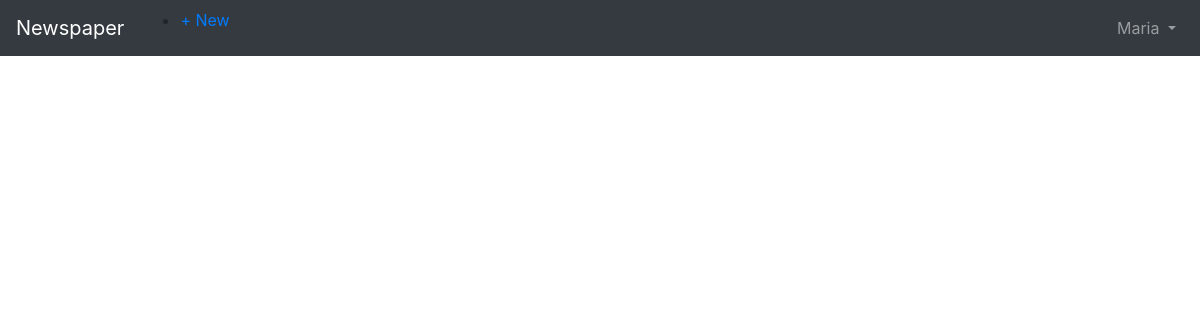
/articles/ (signed in), run on an earlier commit of the app's database.
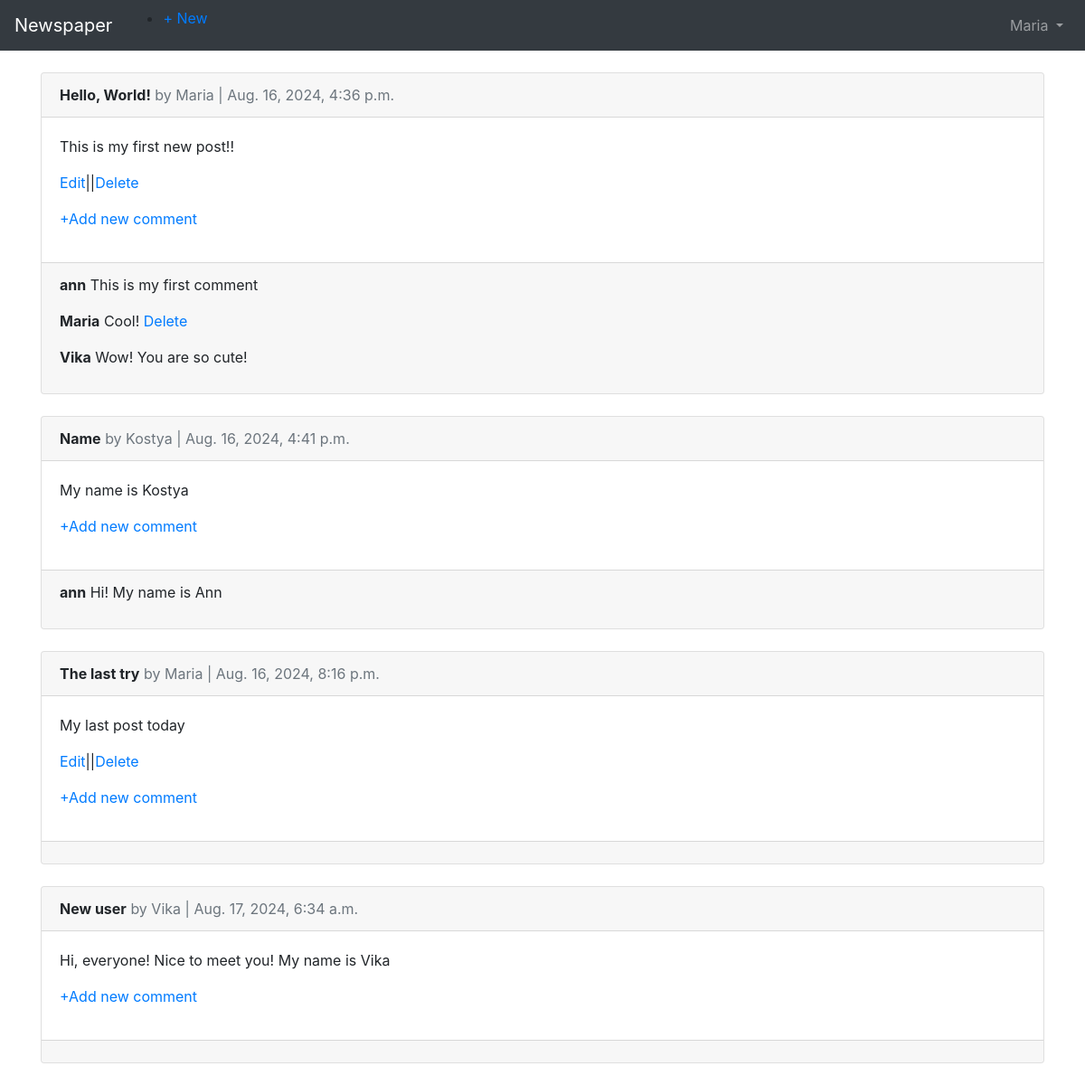
And on a later commit of the database.
### users/models.py (models this page shows)
class CustomUser(AbstractUser):
    age=models.PositiveIntegerField(default=0)

### articles/models.py (models this page shows, shortened)
class Article(models.Model):
    title= models.CharField(max_length=255)
    body= models.TextField()
    date= models.DateTimeField(auto_now_add=True)
    author=models.ForeignKey(settings.AUTH_USER_MODEL, on_delete=models.CASCADE)

class Comment(models.Model):
    article=models.ForeignKey(Article, on_delete=models.CASCADE, related_name='comments')
    comment= models.CharField(max_length=140)
    author=models.ForeignKey( settings.AUTH_USER_MODEL, on_delete=models.CASCADE)
    def __str__(self):
        return self.comment

### articles/views.py (the view)
# urls.py: path('', views.ArticleListView.as_view(), name='article_list'),
class ArticleListView(LoginRequiredMixin, ListView):
    model=models.Article
    template_name='article_list.html'
    login_url='login'

### templates/article_list.html (shortened to what this page needs)
{% extends 'base.html' %}
{% block content %}
    {% for article in object_list %}
        <div class="card">
            <div class="card-header">
                <span class="font-weight-bold">{{article.title}}</span>
                <span class="text-muted">by {{article.author}} | {{article.date}}</span>
            </div>
            <div class="card-body">
                <p>{{ article.body}}</p>
                {% if article.author == user %}
                <p><a href="{% url 'article_edit' article.pk %}">Edit</a>||<a href="{% url 'article_delete' article.pk %}">Delete</a></p>
                {% endif %}
                <p><a href="{% url 'comment_new' article.pk%}">+Add new comment</a></p>
            </div>
            <div class="card-footer">
               {% for comment in article.comments.all %}
               <p>
                    <span class="font-weight-bold">{{ comment.author}}</span>
                    {{comment}}
                    {% if comment.author == user %}
                    <a href="{% url 'comment_delete' comment.pk %}">Delete</a>
                    {% endif %}
               </p>
               {% endfor %}
            </div>
        </div>
        <br />
    {% endfor %}
{% endblock content %}

### templates/base.html (shortened to what this page needs)
<!doctype html>
<html lang="en">
<head>
    <link href="https://stackpath.bootstrapcdn.com/bootstrap/4.5.2/css/bootstrap.min.css" rel="stylesheet">
</head>
<body>
    <nav class="navbar navbar-expand-md navbar-dark bg-dark mb-4">
        <a class="navbar-brand" href="{% url 'home' %}">Newspaper</a>
        {% if user.is_authenticated %}
        <ul class="mr-auto">
            <li class="nav-item"><a href="{% url 'article_new' %}">+ New</a></li>
        </ul>
        {% endif %}
        <div class="collapse navbar-collapse" id="navbarCollapse">
        {% if user.is_authenticated %}
            <ul class="navbar-nav ml-auto">
                <li class="nav-item dropdown">
                    <a class="nav-link dropdown-toggle" href="#" id="userMenu" data-toggle="dropdown" aria-haspopup="true" aria-expanded="false">
                        {{ user.username }}
                    </a>
                </li>
            </ul>
        {% else %}
                <form class="form-inline ml-auto">
                    <a href="{% url 'login' %}" class="btn btn-outline-secondary">Log in</a>
                    <a href="{% url 'signup' %}" class="btn btn-primary ml-2">Sign up</a>
                </form>
        {% endif %}
        </div>
    </nav>
    <div class="container">
        {% block content %}
        {% endblock %}
    </div>
</body>
</html>

What changed in the data, as far as the page shows it:
added Article: title "Hello, World!", author "Maria", date "Aug. 16, 2024, 4:36 p.m.", body "This is my first new post!!", shows "Edit"
added Comment: author "ann", comment "This is my first comment", shown under "Hello, World!"
added Comment: author "Maria", comment "Cool!", shows "Delete", shown under "Hello, World!"
added Comment: author "Vika", comment "Wow! You are so cute!", shown under "Hello, World!"
added Article: title "Name", author "Kostya", date "Aug. 16, 2024, 4:41 p.m.", body "My name is Kostya"
added Comment: author "ann", comment "Hi! My name is Ann", shown under "Name"
added Article: title "The last try", author "Maria", date "Aug. 16, 2024, 8:16 p.m.", body "My last post today", shows "Edit"
added Article: title "New user", author "Vika", date "Aug. 17, 2024, 6:34 a.m.", body "Hi, everyone! Nice to meet you! My name is Vika"
